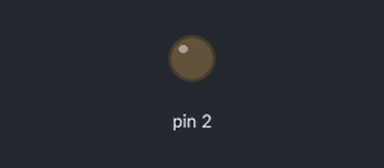
Bench run of a sketch on a simulated Arduino Uno, built with avr-gcc and run on an emulated ATmega328P. Shown: output pins drawn as LEDs (lit = HIGH).

Above: at 0.6 s.
At 2.5 s:
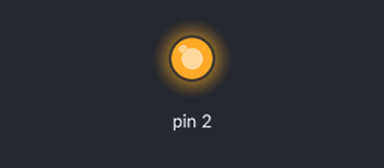
Timing chart, 0 to 6.6 s (numbered marks = the images above):
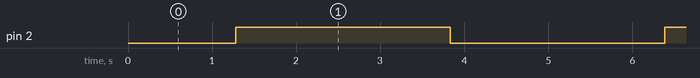

The sketch:

002-pulsating_led.ino
```cpp
void setup() {
  // Set pin 2 to be an output.
  pinMode(2, OUTPUT);
}

void loop() {
  // Increase the intensity of the LED from completely off to fully lit.
  for (int i = 0; i < 255; i++) {
    // Set the intensity of the LED.
    analogWrite(2, i);
    // Wait 10ms.
    delay(10);
  }
  // Decrease the intensity of the LED from fully lit to completely off.
  for (int i = 255; i > 0; i--) {
    // Set the intensity of the LED.
    analogWrite(2, i);
    // Wait 10ms.
    delay(10);
  }
}
```

Measured:
- by itself, pin 2: alternates HIGH for 2.6 s and LOW for 2.6 s
